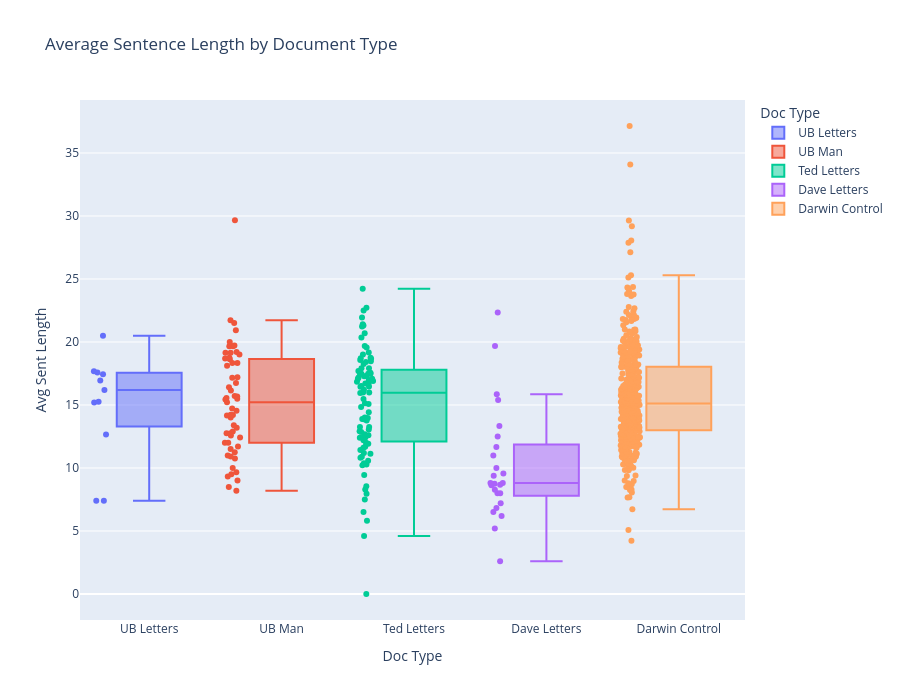

Notebook code for this chart:
### Markdown cell above
Dr. James O'Sullivan is a researcher in the field of computer-assisted text analysis. In the video below he states that when you remove stop words what you are left with is the content of the text rather than the writing style. We can see that in our visualization with the Darwin letters being orthogonal to the rest of the corpus. We also notice some overlap between the Ted letters and his brother's letters. This is expected as they are communicating back and forth on the same subjects.

- <https://www.youtube.com/watch?v=dnFgVc8UNkE>

## Plot 2
In this plot we take the average sentence length of each document and plot it using a box and whisker plot.

### Code cell
# avg sent len box whisker plot
def avgSent(text):
    sents = re.split(r"[.!?]", text)
    lengths = [len(s.split()) for s in sents]
    return sum(lengths) / len(lengths) if lengths else 0


df["Avg Sent Length"] = df["cleanTxt"].apply(avgSent)

# plotly box whisker on avg sent for each doc type
fig = px.box(
    df,
    x="Doc Type",
    y="Avg Sent Length",
    title="Average Sentence Length by Document Type",
    color="Doc Type", height=700,
    points="all",
)

fig.show()

### Figure 1 — Plotly figure (JSON) as saved in the notebook; plotly's stock layout.template omitted (floating-point values rounded to 4 significant figures; data arrays with more than 128 entries replaced by an {"elided": "..."} marker saying what was removed)
{"data": [{"alignmentgroup": "True", "boxpoints": "all", "hovertemplate": "Doc Type=%{x}<br>Avg Sent Length=%{y}<extra></extra>", "legendgroup": "UB Letters", "marker": {"color": "#636efa"}, "name": "UB Letters", "notched": false, "offsetgroup": "UB Letters", "orientation": "v", "showlegend": true, "type": "box", "x": ["UB Letters", "UB Letters", "UB Letters", "UB Letters", "UB Letters", "UB Letters", "UB Letters", "UB Letters", "UB Letters", "UB Letters", "UB Letters"], "x0": " ", "xaxis": "x", "y": [16.19, 15.25, 12.67, 17.68, 16.94, 7.4, 7.4, 17.59, 20.5, 17.45, 15.2], "y0": " ", "yaxis": "y"}, {"alignmentgroup": "True", "boxpoints": "all", "hovertemplate": "Doc Type=%{x}<br>Avg Sent Length=%{y}<extra></extra>", "legendgroup": "UB Man", "marker": {"color": "#EF553B"}, "name": "UB Man", "notched": false, "offsetgroup": "UB Man", "orientation": "v", "showlegend": true, "type": "box", "x": ["UB Man", "UB Man", "UB Man", "UB Man", "UB Man", "UB Man", "UB Man", "UB Man", "UB Man", "UB Man", "UB Man", "UB Man", "UB Man", "UB Man", "UB Man", "UB Man", "UB Man", "UB Man", "UB Man", "UB Man", "UB Man", "UB Man", "UB Man", "UB Man", "UB Man", "UB Man", "UB Man", "UB Man", "UB Man", "UB Man", "UB Man", "UB Man", "UB Man", "UB Man", "UB Man", "UB Man", "UB Man", "UB Man", "UB Man", "UB Man", "UB Man", "UB Man", "UB Man", "UB Man", "UB Man", "UB Man", "UB Man", "UB Man", "UB Man", "UB Man", "UB Man", "UB Man", "UB Man", "UB Man", "UB Man", "UB Man", "UB Man"], "x0": " ", "xaxis": "x", "y": [19.67, 19.2, 11.25, 12.75, 14.71, 12.75, 13.4, 15.43, 11.5, 15.5, 15.21, 18.75, 12.57, 9.0, 15.56, 10.75, 18.33, 14.17, 14.22, 9.333, 17.17, 9.667, 8.5, 12.43, 16.14, 19.14, 13.2, 18.64, 21.73, 12.9, 12.0, 11.71, 12.0, 10.91, 8.2, 10.0, 19.14, 29.67, 20.92, 18.7, 17.2, 16.4, 21.5, 15.67, 20.0, 14.0, 14.55, 11.0, 16.75, 19.67, 15.71, 9.5, 14.2, 19.0, 18.33, 19.71, 18.12], "y0": " ", "yaxis": "y"}, {"alignmentgroup": "True", "boxpoints": "all", "hovertemplate": "Doc Type=%{x}<br>Avg Sent Length=%{y}<extra></extra>", "legendgroup": "Ted Letters", "marker": {"color": "#00cc96"}, "name": "Ted Letters", "notched": false, "offsetgroup": "Ted Letters", "orientation": "v", "showlegend": true, "type": "box", "x": ["Ted Letters", "Ted Letters", "Ted Letters", "Ted Letters", "Ted Letters", "Ted Letters", "Ted Letters", "Ted Letters", "Ted Letters", "Ted Letters", "Ted Letters", "Ted Letters", "Ted Letters", "Ted Letters", "Ted Letters", "Ted Letters", "Ted Letters", "Ted Letters", "Ted Letters", "Ted Letters", "Ted Letters", "Ted Letters", "Ted Letters", "Ted Letters", "Ted Letters", "Ted Letters", "Ted Letters", "Ted Letters", "Ted Letters", "Ted Letters", "Ted Letters", "Ted Letters", "Ted Letters", "Ted Letters", "Ted Letters", "Ted Letters", "Ted Letters", "Ted Letters", "Ted Letters", "Ted Letters", "Ted Letters", "Ted Letters", "Ted Letters", "Ted Letters", "Ted Letters", "Ted Letters", "Ted Letters", "Ted Letters", "Ted Letters", "Ted Letters", "Ted Letters", "Ted Letters", "Ted Letters", "Ted Letters", "Ted Letters", "Ted Letters", "Ted Letters", "Ted Letters", "Ted Letters", "Ted Letters", "Ted Letters", "Ted Letters", "Ted Letters", "Ted Letters", "Ted Letters", "Ted Letters", "Ted Letters", "Ted Letters", "Ted Letters", "Ted Letters", "Ted Letters", "Ted Letters", "Ted Letters", "Ted Letters", "Ted Letters", "Ted Letters", "Ted Letters", "Ted Letters", "Ted Letters", "Ted Letters", "Ted Letters", "Ted Letters", "Ted Letters", "Ted Letters", "Ted Letters", "Ted Letters", "Ted Letters", "Ted Letters"], "x0": " ", "xaxis": "x", "y": [13.88, 17.92, 15.94, 8.3, 10.57, 12.42, 12.41, 18.76, 21.4, 22.73, 21.31, 19.17, 16.48, 17.29, 12.6, 12.0, 18.25, 10.37, 14.43, 10.9, 17.69, 16.45, 15.13, 22.49, 18.41, 10.28, 17.49, 17.49, 13.86, 11.43, 17.09, 7.5, 17.27, 16.97, 21.95, 15.09, 24.22, 17.49, 13.26, 19.0, 16.21, 16.0, 8.556, 18.48, 16.9, 19.67, 18.71, 19.56, 20.35, 17.48, 16.85, 18.67, 18.58, 14.01, 12.41, 14.84, 20.69, 12.86, 12.92, 16.0, 11.68, 17.92, 11.2, 12.2, 7.952, 16.74, 0.0, 13.26, 16.71, 9.444, 11.13, 13.97, 12.68, 16.5, 11.93, 10.81, 17.09, 4.6, 6.5, 10.22, 11.6, 13.06, 17.19, 13.77, 15.47, 21.24, 17.55, 5.815], "y0": " ", "yaxis": "y"}, {"alignmentgroup": "True", "boxpoints": "all", "hovertemplate": "Doc Type=%{x}<br>Avg Sent Length=%{y}<extra></extra>", "legendgroup": "Dave Letters", "marker": {"color": "#ab63fa"}, "name": "Dave Letters", "notched": false, "offsetgroup": "Dave Letters", "orientation": "v", "showlegend": true, "type": "box", "x": ["Dave Letters", "Dave Letters", "Dave Letters", "Dave Letters", "Dave Letters", "Dave Letters", "Dave Letters", "Dave Letters", "Dave Letters", "Dave Letters", "Dave Letters", "Dave Letters", "Dave Letters", "Dave Letters", "Dave Letters", "Dave Letters", "Dave Letters", "Dave Letters", "Dave Letters", "Dave Letters", "Dave Letters", "Dave Letters", "Dave Letters", "Dave Letters", "Dave Letters"], "x0": " ", "xaxis": "x", "y": [9.571, 8.625, 15.4, 22.35, 8.0, 6.5, 10.0, 11.0, 12.5, 15.86, 19.68, 2.6, 11.67, 9.379, 8.667, 6.2, 8.8, 8.273, 5.2, 8.0, 6.833, 8.75, 7.2, 8.8, 13.33], "y0": " ", "yaxis": "y"}, {"alignmentgroup": "True", "boxpoints": "all", "hovertemplate": "Doc Type=%{x}<br>Avg Sent Length=%{y}<extra></extra>", "legendgroup": "Darwin Control", "marker": {"color": "#FFA15A"}, "name": "Darwin Control", "notched": false, "offsetgroup": "Darwin Control", "orientation": "v", "showlegend": true, "type": "box", "x": {"elided": "378 str values"}, "x0": " ", "xaxis": "x", "y": {"elided": "378 float values"}, "y0": " ", "yaxis": "y"}], "layout": {"boxmode": "overlay", "height": 700, "legend": {"title": {"text": "Doc Type"}, "tracegroupgap": 0}, "title": {"text": "Average Sentence Length by Document Type"}, "xaxis": {"anchor": "y", "categoryarray": ["UB Letters", "UB Man", "Ted Letters", "Dave Letters", "Darwin Control"], "categoryorder": "array", "domain": [0, 1], "title": {"text": "Doc Type"}}, "yaxis": {"anchor": "x", "domain": [0, 1], "title": {"text": "Avg Sent Length"}}}}
